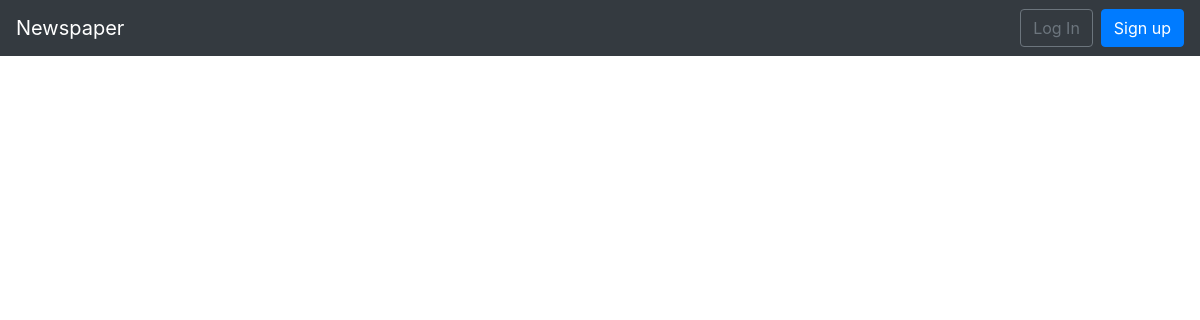
The page /articles/ on the database as committed earlier.
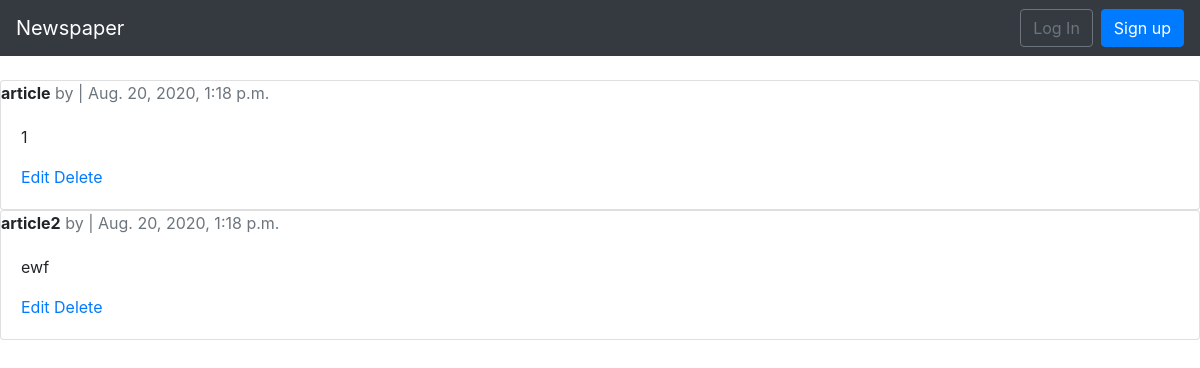
The same page on the database as committed later.
### articles/models.py (models this page shows, shortened)
class Article(models.Model):
    title=models.CharField(max_length=255)
    body=models.TextField()
    date=models.DateTimeField(auto_now_add=True)
    author=models.ForeignKey(get_user_model(),on_delete=models.CASCADE,)

### articles/views.py (the view)
# urls.py: path("",ArticleListView.as_view(),name="article_list")
class ArticleListView(ListView):
    model=Article
    template_name="article_list.html"

### templates/article_list.html (shortened to what this page needs)
{% extends 'base.html' %}
{% block content %}
{% for article in object_list %}
 <div class="card">
 <div class="card-hander">
     <span class="font-weight-bold">{{article.title}}</span>
     <span class="text-muted">by {{article.authot}} | {{article.date}}</span>
 </div>
 <div class="card-body">
     <p>{{article.body}}</p>
     <a href="#">Edit</a>
     <a href="#">Delete</a>
 </div>
 </div>
 {% endfor %}
{% endblock content %}

### templates/base.html (shortened to what this page needs)
<!DOCTYPE html>
<html lang="en">
<head>
    <link rel="stylesheet" href="https://stackpath.bootstrapcdn.com/bootstrap/4.1.3/css/bootstrap.min.css">
</head>
<body>
    <nav class="navbar navbar-expand-md navbar-dark bg-dark mb-4">
      <a class="navbar-brand" href="{% url 'home' %}">Newspaper</a>
      <div class="collapse navbar-collapse" id="navbarCollapse">
        {% if user.is_authenticated %}
          <ul class="navbar-nav ml-auto">
            <li class="nav-item">
              <a class="nav-link dropdown-toggle" href="#" id="userMenu" data-toggle="dropdown" aria-haspopup="true" aria-expanded="false">
                {{ user.username }}
              </a>
              <div class="dropdown-menu dropdown-menu-right" aria-labelledby="userMenu">
                <a class="dropdown-item" href="{% url 'password_change'%}">Change password</a>
                <div class="dropdown-divider"></div>
                <a class="dropdown-item" href="{% url 'logout' %}">
                Log Out</a>
              </div>
            </li>
          </ul>
        {% else %}
          <form class="form-inline ml-auto">
            <a href="{% url 'login' %}" class="btn btn-outline-secondary">
            Log In</a>
            <a href="{% url 'signup' %}" class="btn btn-primary ml-2">
            Sign up</a>
          </form>
        {% endif %}
      </div>
    </nav>
    <div>
        {% block content %}
        {% endblock content %}
    </div>
</body>
</html>

Rows that differ between the two databases and show on the page:
added Article: title "article", date "Aug. 20, 2020, 1:18 p.m.", body "1"
added Article: title "article2", date "Aug. 20, 2020, 1:18 p.m.", body "ewf"
